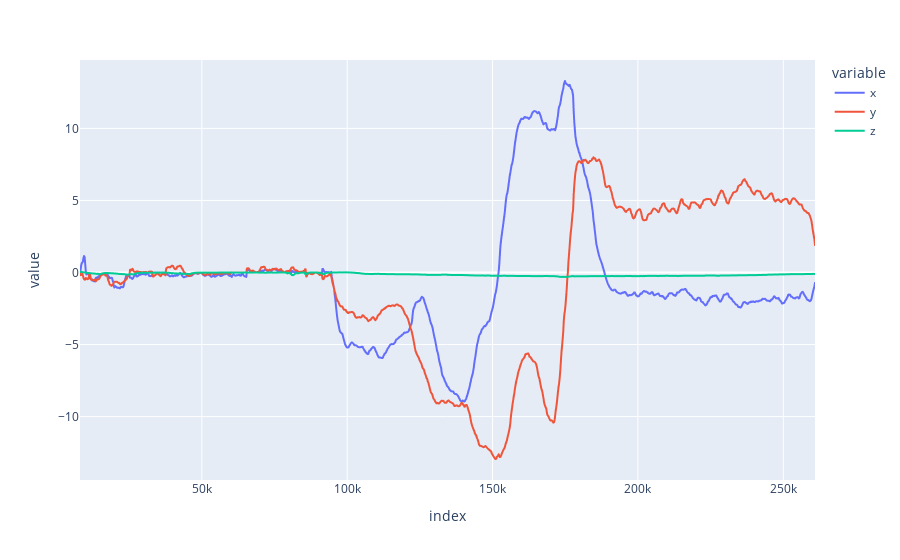

The notebook cell this image was saved under:
### Code cell
px.line(v_interp)

### Figure 1 — Plotly figure (JSON) as saved in the notebook; plotly's stock layout.template omitted (floating-point values rounded to 4 significant figures; data arrays with more than 128 entries replaced by an {"elided": "..."} marker saying what was removed)
{"data": [{"hovertemplate": "variable=x<br>index=%{x}<br>value=%{y}<extra></extra>", "legendgroup": "x", "line": {"color": "#636efa", "dash": "solid"}, "marker": {"symbol": "circle"}, "mode": "lines", "name": "x", "showlegend": true, "type": "scattergl", "x": {"elided": "1265 int values"}, "xaxis": "x", "y": {"elided": "1265 float values"}, "yaxis": "y"}, {"hovertemplate": "variable=y<br>index=%{x}<br>value=%{y}<extra></extra>", "legendgroup": "y", "line": {"color": "#EF553B", "dash": "solid"}, "marker": {"symbol": "circle"}, "mode": "lines", "name": "y", "showlegend": true, "type": "scattergl", "x": {"elided": "1265 int values"}, "xaxis": "x", "y": {"elided": "1265 float values"}, "yaxis": "y"}, {"hovertemplate": "variable=z<br>index=%{x}<br>value=%{y}<extra></extra>", "legendgroup": "z", "line": {"color": "#00cc96", "dash": "solid"}, "marker": {"symbol": "circle"}, "mode": "lines", "name": "z", "showlegend": true, "type": "scattergl", "x": {"elided": "1265 int values"}, "xaxis": "x", "y": {"elided": "1265 float values"}, "yaxis": "y"}], "layout": {"legend": {"title": {"text": "variable"}, "tracegroupgap": 0}, "margin": {"t": 60}, "xaxis": {"anchor": "y", "domain": [0, 1], "title": {"text": "index"}}, "yaxis": {"anchor": "x", "domain": [0, 1], "title": {"text": "value"}}}}
